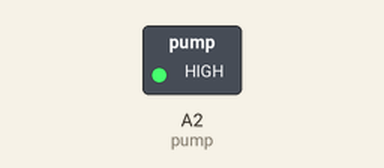
The sketch below on a simulated Arduino Uno, built with avr-gcc and run on an emulated ATmega328P. Parts: switched loads named in the sketch (green lamp = pin HIGH).

Above: at 1.5 s.
At 4.5 s:
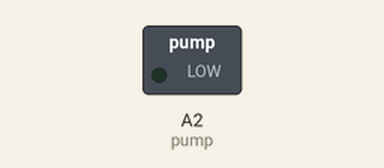
Timing chart, 0 to 7.8 s (numbered marks = the images above):
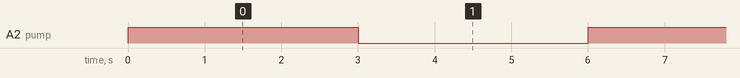

Measured:
- by itself, A2 (pump): alternates HIGH for 3.0 s and LOW for 3.0 s

The sketch:

pumps_test.ino
```cpp
// int pump_out = A5;
// int plant1 = A0;
// int plant2 = A1;
int pump = A2;
// int plant4 = A3;
// int plant5 = A4;

void setup() {
  // pinMode(pump_out, OUTPUT);   // A0 used as digital output
  // pinMode(plant1, OUTPUT);
  // pinMode(plant2, OUTPUT);
  // pinMode(plant3, OUTPUT);
  // pinMode(plant4, OUTPUT);
  // pinMode(plant5, OUTPUT);
  pinMode(pump, OUTPUT);
}

void loop() {
  digitalWrite(pump, HIGH);
  delay(3000);
  digitalWrite(pump, LOW);
  delay(3000);
  // digitalWrite(pump_out, HIGH);
  // digitalWrite(plant1, HIGH);
  // delay(3000);

  // digitalWrite(plant1, LOW);
  // digitalWrite(plant2, HIGH);
  // delay(3000);

  // digitalWrite(plant2, LOW);
  // digitalWrite(plant3, HIGH);
  // delay(3000);

  // digitalWrite(plant3, LOW);
  // digitalWrite(plant4, HIGH);
  // delay(3000);

  // digitalWrite(plant4, LOW);
  // digitalWrite(plant5, HIGH);
  // delay(3000);

  // digitalWrite(plant5, LOW);
  // digitalWrite(pump_out, LOW);   // turn OFF
  // delay(3000);                   // optional: wait 5 seconds before repeating
}
```
